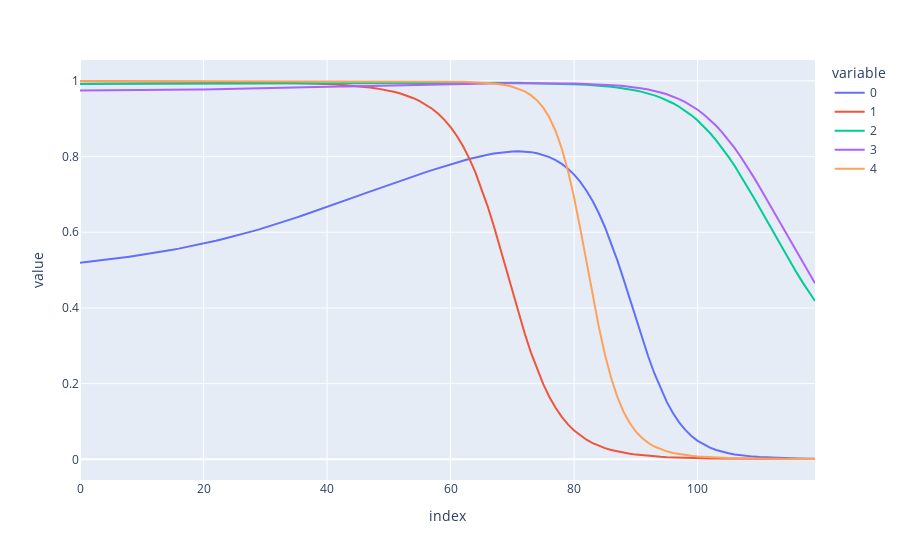

The notebook cell this image was saved under:
### Code cell
evals_for_scales = [eval(1062, scale=scale) for scale in range(120)]
px.line(evals_for_scales)
